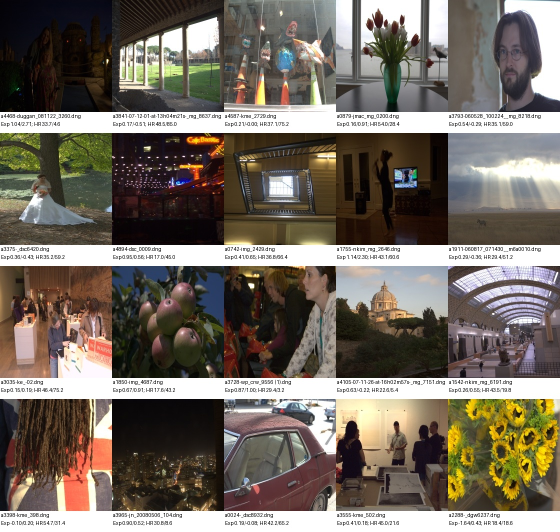
#> input picture artifacts/experiments/model_vnext/failure-analysis/worst-validation-inputs.jpg, 1120 x 1064 px (shown at 1/2 size)
$ python -i audit_photo_groups.py   (imports and definitions only)
#> lines starting #> are read from the running program, lines starting #| are printed output that depends on the picture
"""Propose related-photo pairs from unedited inputs; never merge without review."""
import argparse
from collections import defaultdict
from datetime import datetime
import json
from pathlib import Path

import cv2
import numpy as np
from PIL import Image, ImageDraw

from src.dataset import ShotSenseDataset
from src.extract_labels import open_catalog
from src.preprocess import ROOT, atomic_bytes, sha256_file


def image_hashes(image):
    gray = cv2.cvtColor(image, cv2.COLOR_BGR2GRAY)
    small = cv2.resize(gray, (9, 8), interpolation=cv2.INTER_AREA)
    difference = small[:, 1:] > small[:, :-1]
    spectrum = cv2.dct(cv2.resize(gray, (32, 32), interpolation=cv2.INTER_AREA).astype(np.float32))[:8, :8].ravel()
    perceptual = spectrum > np.median(spectrum[1:])
    perceptual[0] = False
    return np.packbits(difference.ravel()), np.packbits(perceptual)


# [74 lines left out: functions candidate_pairs, audit, not called in this run]


# [5 lines not run here, left out]

>>> import cv2
>>> picture = cv2.imread('../artifacts/experiments/model_vnext/failure-analysis/worst-validation-inputs.jpg')
#> picture is the input picture: shape (1064, 1120, 3); mean B, G, R 99.8, 109.7, 118.2
>>> result = image_hashes(picture)
#> in image_hashes, `gray = cv2.cvtColor(image, cv2.COLOR_BGR2GRAY)`:
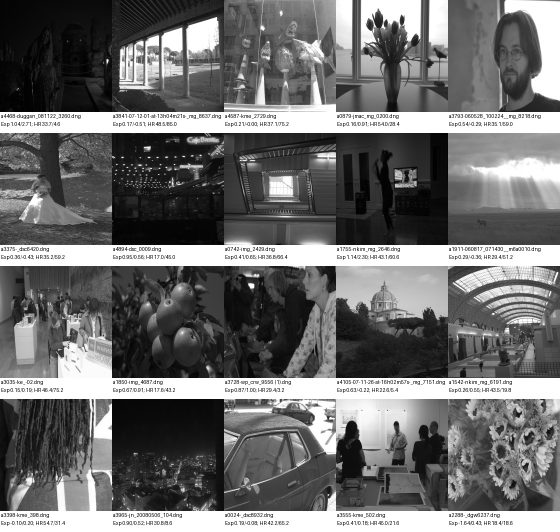
#> gray: shape (1064, 1120) (shown at 1/2 size); min 0, max 255, mean 111.1
#> in image_hashes, `spectrum = cv2.dct(cv2.resize(gray, (32, 32), interpolation=cv2.INTER_..`: spectrum = 64 values, max 3556.6 at index 0, min -519.4 at index 1, mean 17.57
#> result = ([233, 219, 51, 51, 29, 187, 185, 181], [56, 15, 130, 19, 183, 24, 125, 62])
